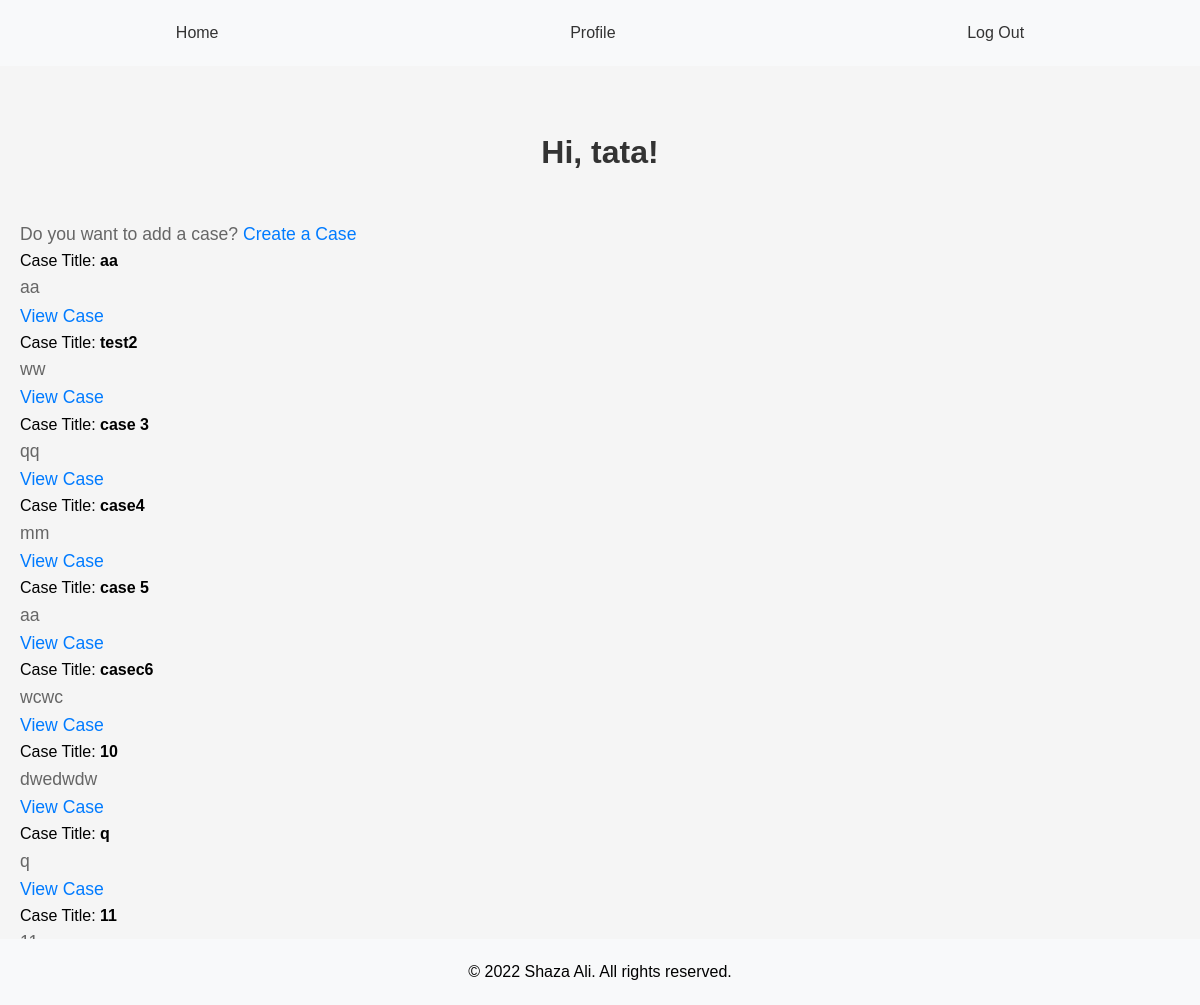
The page /index (signed in) on the database as committed earlier.
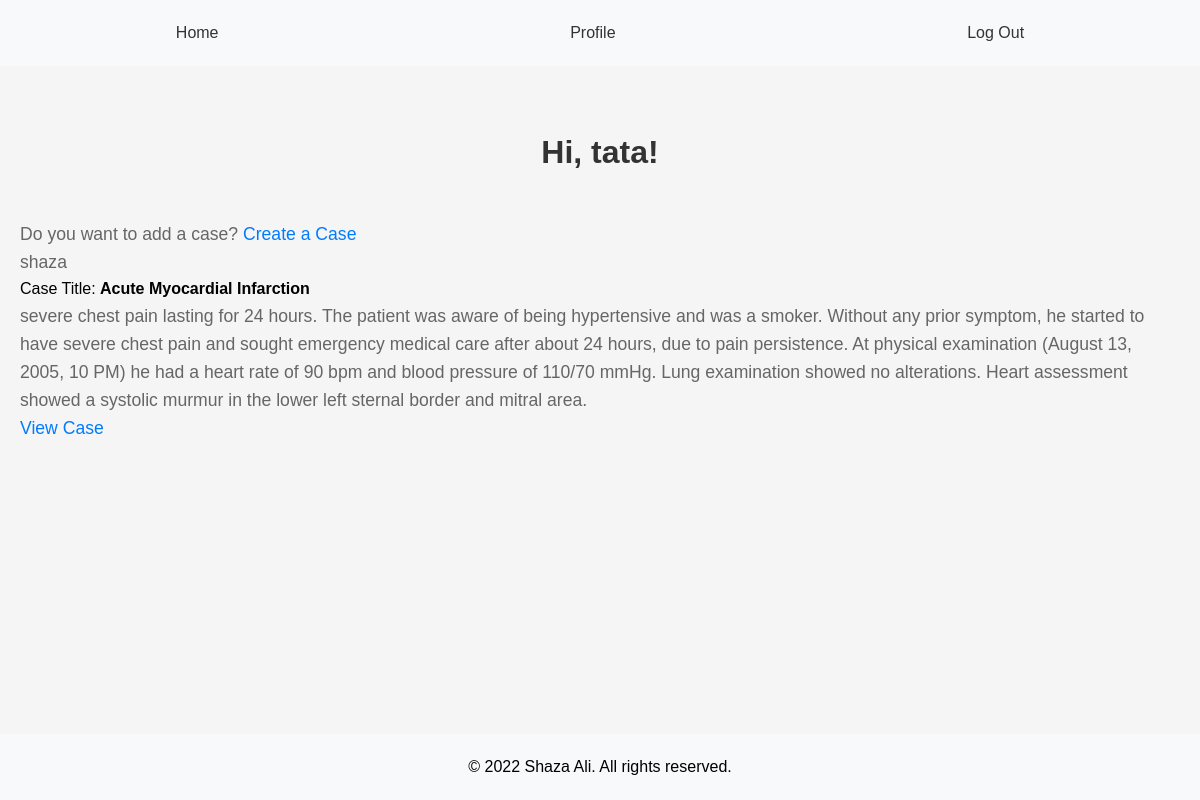
The same page on the database as committed later.
### app/models.py (models this page shows, shortened)
class User(UserMixin,db.Model):
    id = db.Column(db.Integer, primary_key=True)
    username = db.Column(db.String(65), index=True, unique=True)
    email = db.Column(db.String(120), index=True, unique=True)
    password_hash = db.Column(db.String(128))
    bio = db.Column(db.String(200))
    medical_degree = db.Column(db.String(100))
    speciality = db.Column(db.String(100))
    licenses = db.Column(db.String(200))
    last_seen = db.Column(db.DateTime, default=datetime.utcnow)
    cases = db.relationship('Case', backref='author', lazy="dynamic")
    followed = db.relationship(
        'User',
        secondary=followers,
        primaryjoin=(followers.c.follower_id == id),
        secondaryjoin=(followers.c.followed_id == id),
        backref=db.backref('followers',lazy='dynamic'),
        lazy='dynamic'
        )

class Case(db.Model):
    id = db.Column(db.Integer, primary_key=True)
    title = db.Column(db.String(140))
    patient_age = db.Column(db.String(20))
    patient_sex = db.Column(db.String(10))
    chief_complaint = db.Column(db.Text)
    medical_history = db.Column(db.Text)
    current_medications = db.Column(db.Text)
    image_files = db.Column(db.String(255))  # Store file paths for images
    lab_files = db.Column(db.String(255))  # Store file paths for lab files
    timestamp = db.Column(db.DateTime, index=True, default=datetime.utcnow)
    user_id = db.Column(db.Integer, db.ForeignKey('user.id'))

### app/routes.py (the view)
@app.route('/')
@app.route('/index')
@login_required
def index():
    cases = Case.query.all()
    return render_template('index.html', title="MediConsult", cases=cases)

### app/routes.py (called while the page is built)
@login.user_loader
def load_user(id):
    return User.query.get(int(id))

@app.before_request
def before_request():
    if current_user.is_authenticated:
        current_user.last_seen = datetime.utcnow()
        db.session.commit()

### app/templates/index.html (shortened to what this page needs)
{% extends "base.html" %}
{% block content %}
<h1>Hi, {{ current_user.username }}!</h1>
<p>Do you want to add a case? <a href="{{ url_for('submit_case') }}">Create a Case</a></p>
    {% for case in cases %}
    <div><p>{{ case.author.username if case.author }}</p></div>
    Case Title: <b>{{ case.title }}</b></p></div>
    <div><p>{{ case.chief_complaint }}</p></div>
    <div><p>
        <a href="{{ url_for('show_case', case_id=case.id) }}">View Case</a>
    </p></div>
    {% endfor %}
{% endblock %}

### app/templates/base.html (shortened to what this page needs)
<!DOCTYPE html>
<html lang="en">
<head>
	<link rel="stylesheet" href="{{ url_for('static', filename='css/base.css') }}">
	<link rel="stylesheet" href="{{ url_for('static', filename='css/index.css') }}">
</head>
<body>
	<header>
		<nav>
			<ul>
				<li><a  href="{{ url_for('index')}}">Home</a></li>
				{% if current_user.is_anonymous %}
				<li><a href="{{ url_for('login')}}">Login</a></li>
				{% else %}
				<li><a href="{{ url_for('user', username=current_user.username)}}">Profile</a></li>
				<li><a href="{{ url_for('logout')}}">Log Out</a></li>
				{% endif %}
			</ul>
		</nav>
	</header>
	<main>
		{% block content %}
		{% endblock %}
	</main>
	<footer>
		<p>&copy; 2022 Shaza Ali. All rights reserved.</p>
	</footer>
</body>
</html>

### app/static/css/base.css (style rules this page uses)
body, ul, li, p { margin: 0; padding: 0; }
body { font-family: Arial, sans-serif; line-height: 1.6; }
header { background-color: #f8f9fa; padding: 20px 0; }
nav ul { list-style-type: none; display: flex; justify-content: space-around; }
nav a { text-decoration: none; color: #333; }
main { padding: 20px; }
footer { background-color: #f8f9fa; text-align: center; padding: 20px 0; position: fixed; width: 100%; bottom: 0; }

### app/static/css/index.css (style rules this page uses)
body { background-color: #f5f5f5; }
h1 { color: #333; text-align: center; padding: 20px 0; }
main p { color: #666; font-size: 1.1em; line-height: 1.6; }
main a { color: #007bff; text-decoration: none; }

Rows that differ between the two databases and show on the page:
removed Case: title "aa", chief_complaint "aa"
removed Case: title "test2", chief_complaint "ww"
removed Case: title "case 3", chief_complaint "qq"
removed Case: title "case4", chief_complaint "mm"
removed Case: title "case 5", chief_complaint "aa"
removed Case: title "casec6", chief_complaint "wcwc"
removed Case: title "10", chief_complaint "dwedwdw"
removed Case: title "q", chief_complaint "q"
removed Case: title "11"
added Case: author "shaza", title "Acute Myocardial Infarction", chief_complaint "severe chest pain lasting for 24 hours. The patient was aware of being hypertensive and was a smoker. Without any prior symptom, he started to have severe chest pain and sought emergency medical care after about 24 hours, due to pain persistence. At physical examination (August 13, 2005, 10 PM) he had a heart rate of 90 bpm and blood pressure of 110/70 mmHg. Lung examination showed no alterations. Heart assessment showed a systolic murmur in the lower left sternal border and mitral area."
